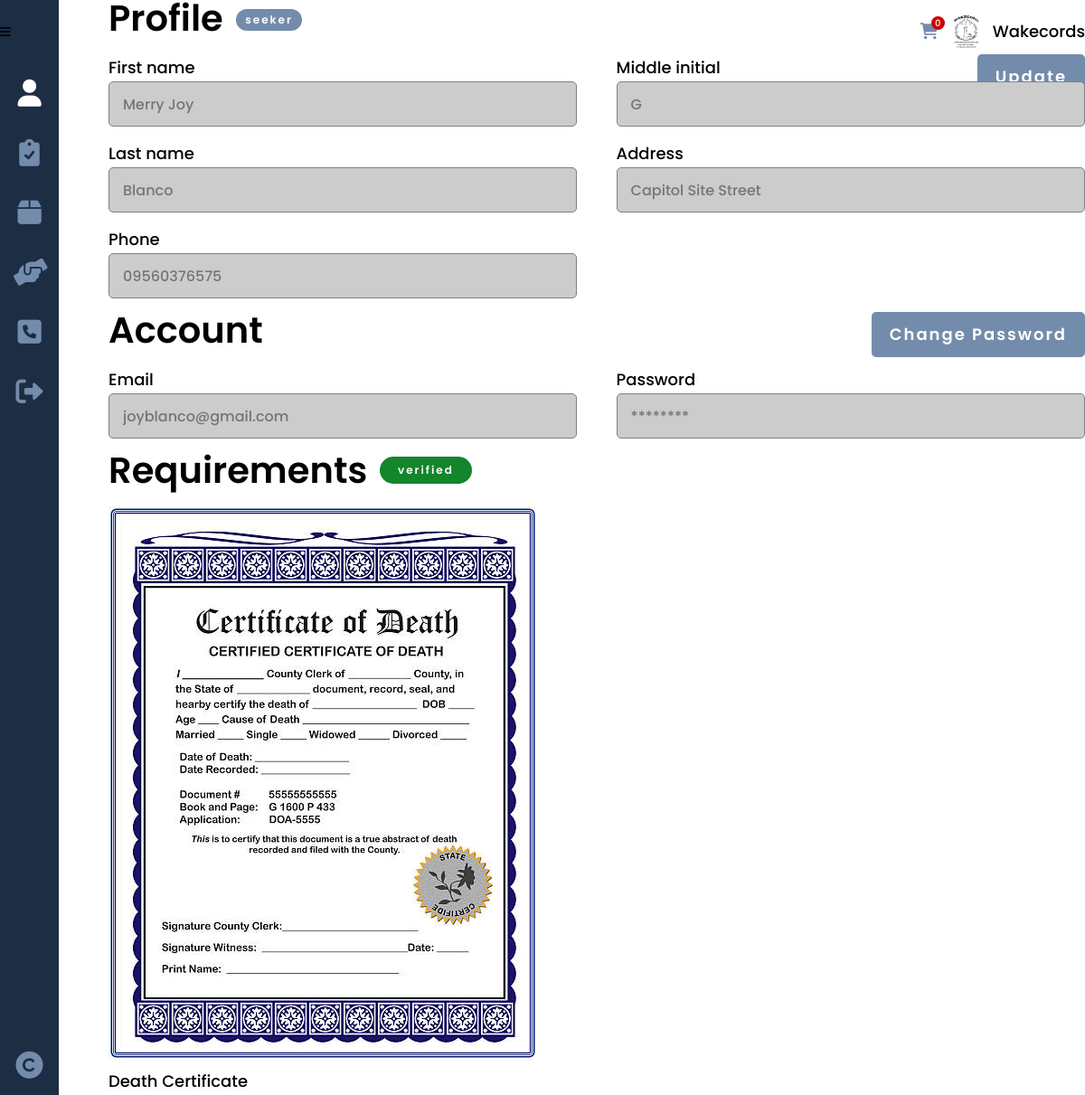
Page /profile.php?login (signed in) on the earlier database version.
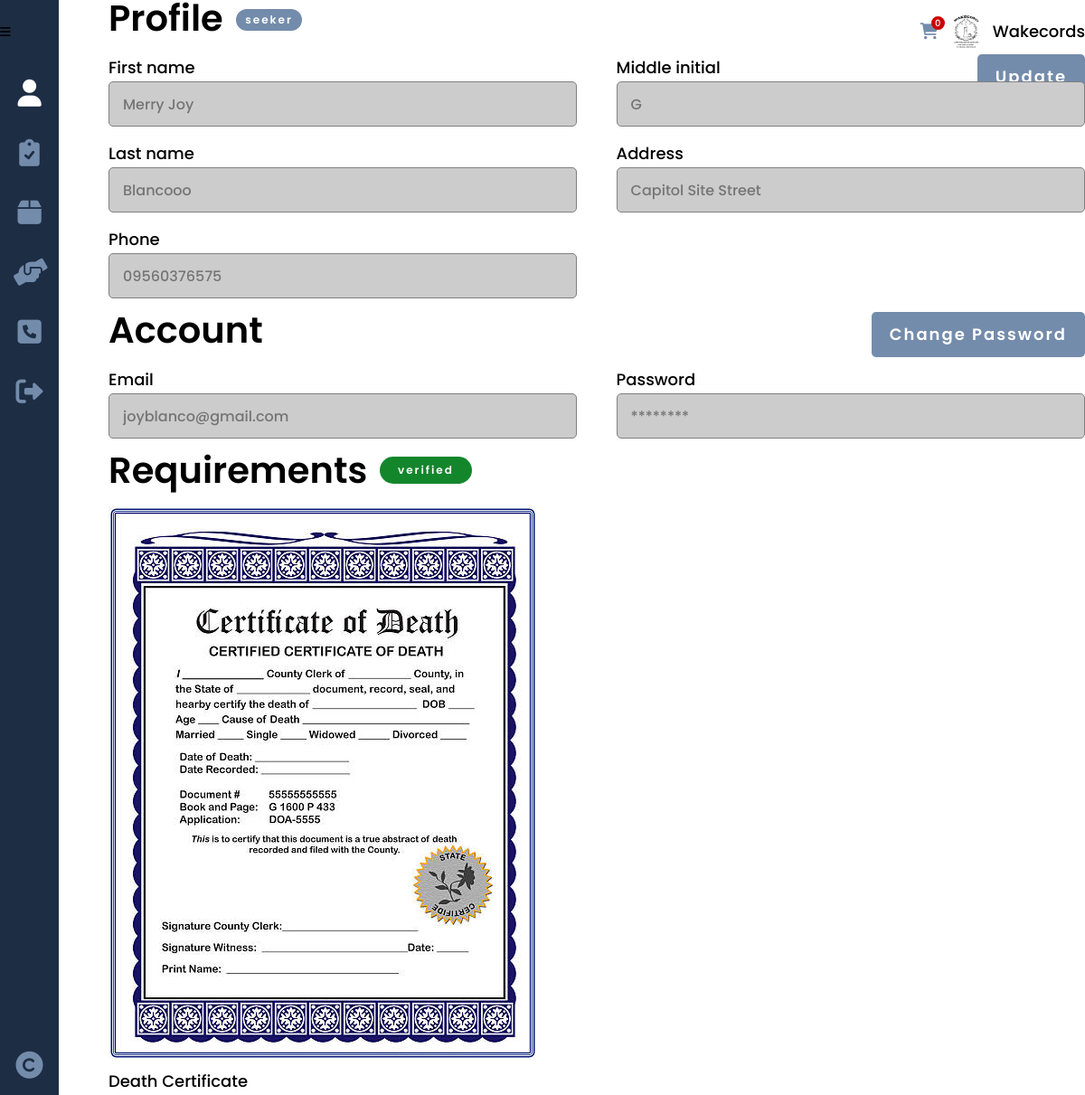
Same page on the later database version.
### tables this page shows
CREATE TABLE `seeker` (
  `seeker_id` int(8) NOT NULL,
  `seeker_fname` varchar(25) NOT NULL,
  `seeker_mi` char(1) DEFAULT NULL,
  `seeker_lname` varchar(25) NOT NULL,
  `seeker_address` varchar(100) DEFAULT NULL,
  `seeker_phone` varchar(11) DEFAULT NULL,
  `seeker_status` varchar(10) DEFAULT NULL,
  `seeker_email` varchar(50) NOT NULL,
  `seeker_pass` varchar(100) NOT NULL
);

### others/functions.php (called while the page is built, shortened)
<?php
	require_once("others/db.php");
	function current_user(){
		if(isset($_SESSION['seeker'])){
			$user = read("seeker", ["seeker_id"], [$_SESSION['seeker']]);
		}
		return $user[0];
	}
	function read($table, $attr=[], $data=[]){
		if(count($attr) == 1){
			return DB::query("SELECT * FROM ".$table." WHERE ".$attr[0]."=?", array($data[0]), "READ");
		}
	}
	function status_color(){
		$status = user_status();
		if($status == "verified") return "green";
		elseif($status == "pending") return "blue";
		else return "red";
	}
	function user_status(){
		$status = read("requirement", ["seeker_id"], [$_SESSION['seeker']]);
		if(count($status)>0){
			$status = $status[0];
			return $status['req_status'];
		}
		return "";
	}
	function user_type(){
		if(isset($_SESSION['seeker'])){
			return "seeker";
		}
		else if(isset($_SESSION['provider'])){
			return "provider";
		}
		return "admin";
	}

### others/db.php (called while the page is built, shortened)
<?php
	class DB
	{
		static $hostname = "localhost";
		static $dbname = "wakecords";
		static $username  = "root";
		static $password = "";
		public static function query($sql, $params=array(), $transactType)
		{
			$rows = array();
			try
			{
				$db = new PDO("mysql:host=". self::$hostname ."; dbname=". self::$dbname,  self::$username,  self::$password);
				$db->setAttribute(PDO::ATTR_ERRMODE, PDO::ERRMODE_EXCEPTION);
				$cmd = $db->prepare($sql);
				$cmd->execute($params);
				if($transactType == "READ")
					$rows = $cmd->fetchAll();
				else
					$rows = $db->lastInsertId();
			}
			catch(PDOException $e)
			{
				echo $e->getMessage();
			}
			return $rows;
		}
	}

### profile.php (the view, shortened to what this page needs)
<?php
	include("others/functions.php");
	include("others/head.php");
	$user = current_user();
?>
<body>
	<div class="container">
		<?php include("others/header.php"); ?>
		<div class="banner">
			<?php
			include("others/sidebar.php"); ?>
			<section class="banner-con">
				<div class="wrapper">
					<div class="banner-div">
						<h2>Profile <mark class="btn status type"><?php echo user_type(); ?></mark></h2>
						<a class="btn btn-link-absolute" href="edit_profile.php">Update</a>
						<form class="profile" method="post">
							<?php
								if(user_type() != "admin"){
							?>
							<div>
								<label for="label-name">First name</label>
								<input type="text" name="" id="label-name" placeholder="<?php echo (user_type() == 'seeker')?$user['seeker_fname']:$user['provider_fname']; ?>" disabled>
							</div>
							<div>
								<label for="label-name">Middle initial</label>
								<input type="text" name="" id="label-name" placeholder="<?php echo (user_type() == 'seeker')?$user['seeker_mi']:$user['provider_mi']; ?>" disabled>
							</div>
							<div>
								<label for="label-name">Last name</label>
								<input type="text" name="" id="label-name" placeholder="<?php echo (user_type() == 'seeker')?$user['seeker_lname']:$user['provider_lname']; ?>" disabled>
							</div>
							<div>
								<label for="label-name">Address</label>
								<input type="text" name="" id="label-name" placeholder="<?php echo (user_type() == 'seeker')?$user['seeker_address']:$user['provider_address']; ?>" disabled>
							</div>
							<div>
								<label for="label-name">Phone</label>
								<input type="text" name="" id="label-name" placeholder="<?php echo (user_type() == 'seeker')?$user['seeker_phone']:$user['provider_phone']; ?>" disabled>
							</div>
							<?php
								}
							?>
						</form>
					</div>
					<div class="banner-div no-padding-top">
						<h2>Account</h2>
						<div class="links">
							<a class="btn margin-inline-0" href="change_pass.php">Change Password</a>
						</div>
						<form class="profile" method="post">
							<?php
							if(user_type() != "admin"){
							?>
							<div>
								<label for="label-name">Email</label>
								<input type="text" name="" id="label-name" placeholder="<?php echo (user_type() == 'seeker')?$user['seeker_email']:$user['provider_email']; ?>" disabled>
							</div>
							<?php
							}
							?>
							<div>
								<label for="label-name">Password</label>
								<input type="text" name="" id="label-name" placeholder="********" disabled>
							</div>
						</form>
					</div>
					<?php
					if(user_type() != "admin"){ ?>
					<div id="required" class="banner-div no-padding-top">
						<h2>Requirements
						<?php
						if(user_type() == "seeker"){
							$status = user_status();
							if($status != "")
								echo "<span class='btn status ".status_color()."'>".$status."</span>";
							echo "</h2>";
							if($status != ""){
								$image_name = read("requirement", ["seeker_id"], [$user['seeker_id']]);
								$image_name = $image_name[0];
								echo "
								<figure>
									<img src='images/".user_type()."s/".$user['seeker_id']."/".$image_name['req_img']."' alt=''>
									<figcaption>Death Certificate</figcaption>
								</figure>";
							}
						}
						?>
					</div>
					<?php
					}
					?>
				</div>
			</section>
		</div>
	</div>
</body>
</html>

Differences in the rows shown:
changed seeker "Merry Joy": seeker_lname "Blanco" → "Blancooo"
